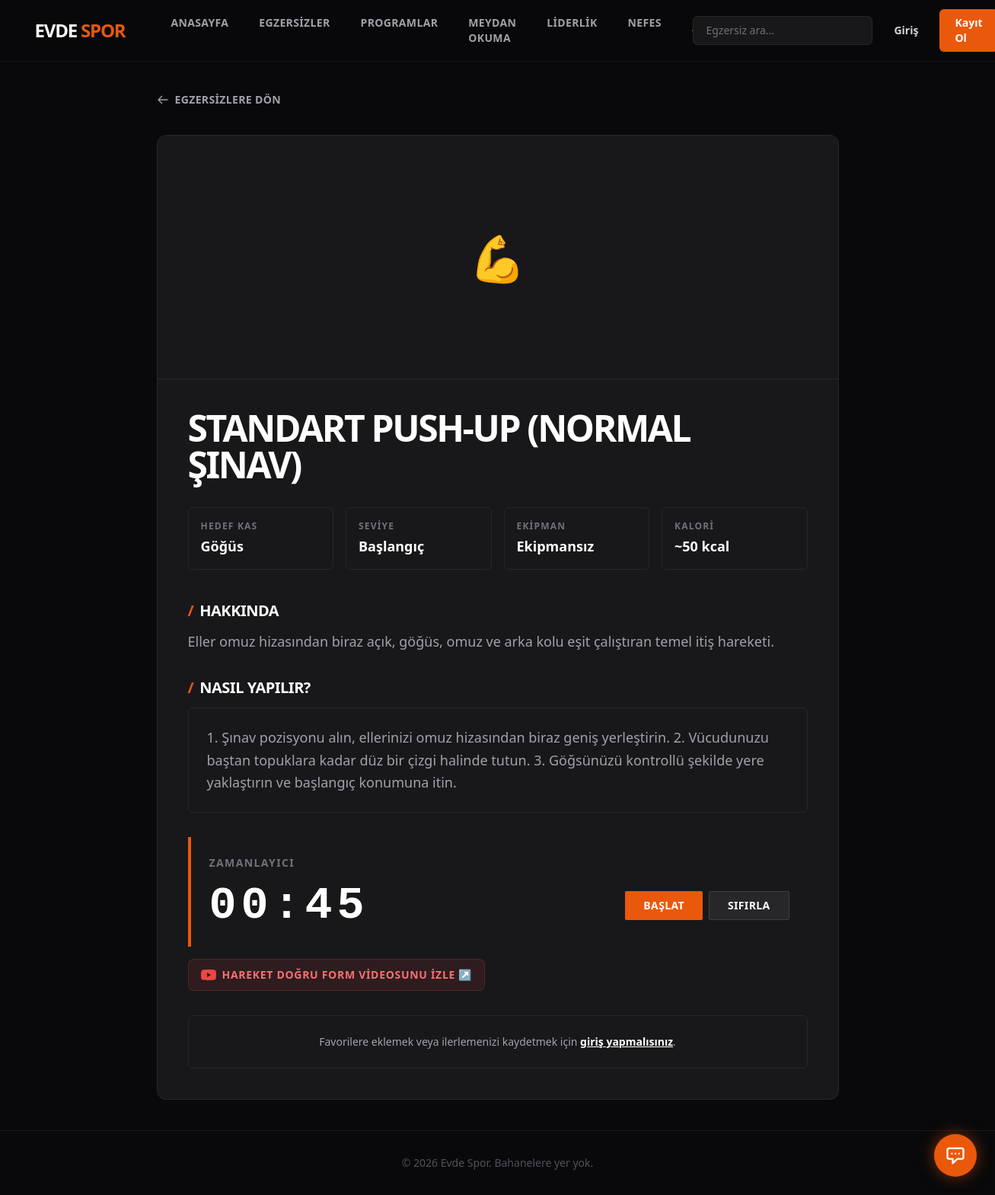
Page /egzersizler/standart-push-up-normal-sinav on the committed database.
### models.py (models this page shows)
class Exercise(db.Model):
    id = db.Column(db.Integer, primary_key=True)
    name = db.Column(db.String(100), nullable=False)
    slug = db.Column(db.String(100), unique=True, nullable=False)
    description = db.Column(db.Text, nullable=True)
    instructions = db.Column(db.Text, nullable=True)
    muscle_group = db.Column(db.String(50), nullable=False)
    difficulty = db.Column(db.String(50), nullable=False)
    equipment = db.Column(db.String(100), nullable=True)
    video_url = db.Column(db.String(255), nullable=True)
    duration_seconds = db.Column(db.Integer, nullable=True)
    calories_estimate = db.Column(db.Integer, nullable=True)

### app.py (the view)
    @app.route('/egzersizler/<slug>')
    def exercise_detail(slug):
        exercise = Exercise.query.filter_by(slug=slug).first_or_404()
        is_favorite = False
        if current_user.is_authenticated:
            is_favorite = exercise in current_user.favorites
        return render_template('exercise_detail.html', exercise=exercise, is_favorite=is_favorite)

### templates/exercise_detail.html (shortened to what this page needs)
{% extends 'base.html' %}
{% block content %}
<div class="max-w-4xl mx-auto relative z-10">
    <div class="mb-8">
        <a href="/egzersizler" class="inline-flex items-center text-zinc-400 hover:text-accent font-semibold transition-colors text-sm uppercase tracking-wide">
            <svg class="w-4 h-4 mr-2" fill="none" stroke="currentColor" viewBox="0 0 24 24"><path stroke-linecap="round" stroke-linejoin="round" stroke-width="2" d="M10 19l-7-7m0 0l7-7m-7 7h18"></path></svg>
            Egzersizlere Dön
        </a>
    </div>
    <div class="athletic-card rounded-xl overflow-hidden relative border border-zinc-800">
        <div class="h-48 md:h-80 bg-zinc-900 flex items-center justify-center border-b border-zinc-800 relative overflow-hidden">
            <spline-viewer id="spline-bg" url="https://prod.spline.design/qBvV-yN8LhJqZpG6/scene.splinecode" class="absolute inset-0 w-full h-full opacity-30" style="display:none;"></spline-viewer>
            <div id="emoji-icon" class="text-zinc-500 text-6xl relative z-10" style="display:none;">💪</div>
        </div>
        <div class="p-8 md:p-10 relative z-10">
            <h1 class="text-3xl md:text-5xl font-black text-white mb-8 tracking-tighter uppercase">{{ exercise.name }}</h1>
            <div class="grid grid-cols-2 md:grid-cols-4 gap-4 mb-10">
                <div class="bg-zinc-900 border border-zinc-800 rounded-md p-4">
                    <span class="block text-xs text-zinc-500 font-bold uppercase tracking-widest mb-1">Hedef Kas</span>
                    <span class="font-bold text-white text-lg">{{ exercise.muscle_group }}</span>
                </div>
                <div class="bg-zinc-900 border border-zinc-800 rounded-md p-4">
                    <span class="block text-xs text-zinc-500 font-bold uppercase tracking-widest mb-1">Seviye</span>
                    <span class="font-bold text-white text-lg">{{ exercise.difficulty }}</span>
                </div>
                <div class="bg-zinc-900 border border-zinc-800 rounded-md p-4">
                    <span class="block text-xs text-zinc-500 font-bold uppercase tracking-widest mb-1">Ekipman</span>
                    <span class="font-bold text-white text-lg">{{ exercise.equipment }}</span>
                </div>
                <div class="bg-zinc-900 border border-zinc-800 rounded-md p-4">
                    <span class="block text-xs text-zinc-500 font-bold uppercase tracking-widest mb-1">Kalori</span>
                    <span class="font-bold text-white text-lg">~{{ exercise.calories_estimate or '--' }} kcal</span>
                </div>
            </div>
            <div class="space-y-8 text-zinc-300">
                <section>
                    <h3 class="text-xl font-bold text-white mb-3 uppercase tracking-tight flex items-center">
                        <span class="text-accent mr-2">/</span> Hakkında
                    </h3>
                    <p class="text-lg leading-relaxed text-zinc-400">{{ exercise.description }}</p>
                </section>
                <section>
                    <h3 class="text-xl font-bold text-white mb-3 uppercase tracking-tight flex items-center">
                        <span class="text-accent mr-2">/</span> Nasıl Yapılır?
                    </h3>
                    <div class="bg-zinc-900 p-6 rounded-md border border-zinc-800 text-lg leading-relaxed text-zinc-400">
                        {{ exercise.instructions }}
                    </div>
                </section>
                <section>
                    <div class="bg-zinc-900 border-l-4 border-accent rounded-r-md p-6 relative overflow-hidden" x-data="{ time: {{ exercise.duration_seconds or 60 }}, timer: null, running: false, get formatTime() { let m = Math.floor(this.time / 60); let s = this.time % 60; return (m < 10 ? '0'+m : m) + ':' + (s < 10 ? '0'+s : s); } }">
                        <h3 class="text-sm font-bold text-zinc-500 mb-4 uppercase tracking-widest">
                            Zamanlayıcı
                        </h3>
                        <div class="flex flex-col sm:flex-row items-center justify-between gap-6">
                            <div class="text-6xl font-mono font-black text-white tracking-widest" x-text="formatTime"></div>
                            <div class="flex flex-wrap gap-2">
                                <button @click="if(!running) { running=true; timer=setInterval(() => { if(time>0) time--; else { clearInterval(timer); running=false; } }, 1000) }" x-show="!running" class="bg-accent hover:bg-accentHover text-white font-bold py-2 px-6 rounded-sm uppercase tracking-wide text-sm transition-colors">Başlat</button>
                                <button @click="running=false; clearInterval(timer); time={{ exercise.duration_seconds or 60 }}" class="bg-zinc-800 hover:bg-zinc-700 text-white font-bold py-2 px-6 rounded-sm uppercase tracking-wide text-sm transition-colors border border-zinc-700">Sıfırla</button>
                            </div>
                        </div>
                    </div>
                    {% if exercise.video_url %}
                    <div class="mt-4">
                        <a href="{{ exercise.video_url }}" target="_blank" rel="noopener noreferrer" class="inline-flex items-center gap-2 text-sm font-bold text-red-400 hover:text-red-300 transition-colors uppercase tracking-wider bg-red-500/10 hover:bg-red-500/20 border border-red-500/20 px-4 py-2.5 rounded-lg">
                            Hareket Doğru Form Videosunu İzle ↗
                        </a>
                    </div>
                    {% endif %}
                </section>
                {% if current_user.is_authenticated %}
                <div class="flex flex-col sm:flex-row gap-4 border-t border-zinc-800 pt-8 mt-8">
                    <form action="/favori-ekle/{{ exercise.id }}" method="POST" class="flex-1">
                        <button type="submit" class="w-full flex items-center justify-center px-6 py-4 rounded-md font-bold uppercase tracking-wide text-sm transition-colors {% if is_favorite %}bg-zinc-800 text-white border border-zinc-700 hover:bg-zinc-700{% else %}bg-transparent text-zinc-400 border border-zinc-800 hover:border-zinc-600 hover:text-white{% endif %}">
                            <svg class="w-5 h-5 mr-2 {% if is_favorite %}fill-current text-accent{% endif %}" fill="none" stroke="currentColor" viewBox="0 0 24 24"><path stroke-linecap="round" stroke-linejoin="round" stroke-width="2" d="M4.318 6.318a4.5 4.5 0 000 6.364L12 20.364l7.682-7.682a4.5 4.5 0 00-6.364-6.364L12 7.636l-1.318-1.318a4.5 4.5 0 00-6.364 0z"></path></svg>
                            {% if is_favorite %}Favorilerden Çıkar{% else %}Favorilere Ekle{% endif %}
                        </button>
                    </form>
                    <form action="/ilerleme-kaydet/{{ exercise.id }}" method="POST" class="flex-[2]">
                        <button type="submit" class="w-full flex items-center justify-center px-6 py-4 bg-white hover:bg-zinc-200 text-black font-black uppercase tracking-wide text-sm rounded-md transition-colors">
                            <svg class="w-5 h-5 mr-2" fill="none" stroke="currentColor" viewBox="0 0 24 24"><path stroke-linecap="round" stroke-linejoin="round" stroke-width="2" d="M5 13l4 4L19 7"></path></svg>
                            Antrenmanı Tamamla
                        </button>
                    </form>
                </div>
                {% else %}
                <div class="bg-zinc-900 border border-zinc-800 rounded-md p-6 text-zinc-400 text-center mt-8 text-sm">
                    Favorilere eklemek veya ilerlemenizi kaydetmek için <a href="/giris" class="font-bold text-white underline hover:text-accent transition-colors">giriş yapmalısınız</a>.
                </div>
                {% endif %}
            </div>
        </div>
    </div>
</div>
{% endblock %}

### templates/base.html (style rules this page uses)
body { background-color: #09090b; color: #fafafa; }
.athletic-card { background-color: #18181b; border: 1px solid rgba(255, 255, 255, 0.05); transition: all 0.3s ease; }

### rows in the picture
Exercise: name "STANDART PUSH-UP (NORMAL ŞINAV)", muscle_group "Göğüs", difficulty "Başlangıç", equipment "Ekipmansız", calories_estimate "50", description "Eller omuz hizasından biraz açık, göğüs, omuz ve arka kolu eşit çalıştıran temel itiş hareketi.", instructions "1. Şınav pozisyonu alın, ellerinizi omuz hizasından biraz geniş yerleştirin. 2. Vücudunuzu baştan topuklara kadar düz bir çizgi halinde tutun. 3. Göğsünüzü kontrollü şekilde yere yaklaştırın ve başlangıç konumuna itin."
